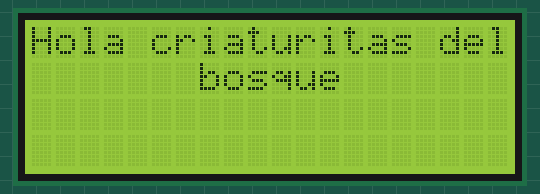
This sketch was run on a simulated ESP32. Parts: 20×4 character LCD.

Above: at 0.1 s.
At 1.1 s:
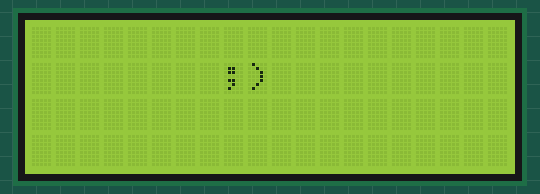
At 2.2 s:
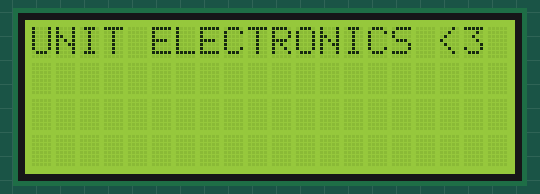

The sketch:

L4_LCD_ESP32.ino
```cpp
#include <LiquidCrystal_I2C.h>

// Definir el número de columnas y filas de la pantalla LCD
int lcdColumns = 20;
int lcdRows = 4;

// Definir la dirección I2C de la pantalla LCD, el número de columnas y filas
// Si no conoces la dirección de tu pantalla, puedes utilizar un programa escáner I2C
LiquidCrystal_I2C lcd(0x27, lcdColumns, lcdRows);

void setup(){
  // Inicializar la pantalla LCD
  lcd.init();
  // Activar la retroiluminación de la pantalla LCD
  lcd.backlight();
}

void loop(){
  // Establecer el cursor en la primera columna y fila
  lcd.setCursor(0, 0);
  // Escribir el mensaje en la pantalla
  lcd.print("Hola criaturitas del");
  lcd.setCursor(7, 1);
  lcd.print("bosque");
  // Esperar 1 segundo
  delay(1000);

  // Limpiar la pantalla
  lcd.clear();
  lcd.setCursor(8, 1);
  lcd.print(";)");
  // Esperar 1 segundo
  delay(1000);

  // Limpiar la pantalla
  lcd.clear();
  lcd.setCursor(0, 0);
  lcd.print("UNIT ELECTRONICS <3");
  // Esperar 1 segundo
  delay(1000);

  // Limpiar la pantalla
  lcd.clear();
}
```

Measured:
- by itself, everything shown: repeats every 3.1 s, in 4 steps
- what the display in image 1 shows lasts 1.0 s, from 1.1 s to 2.1 s
